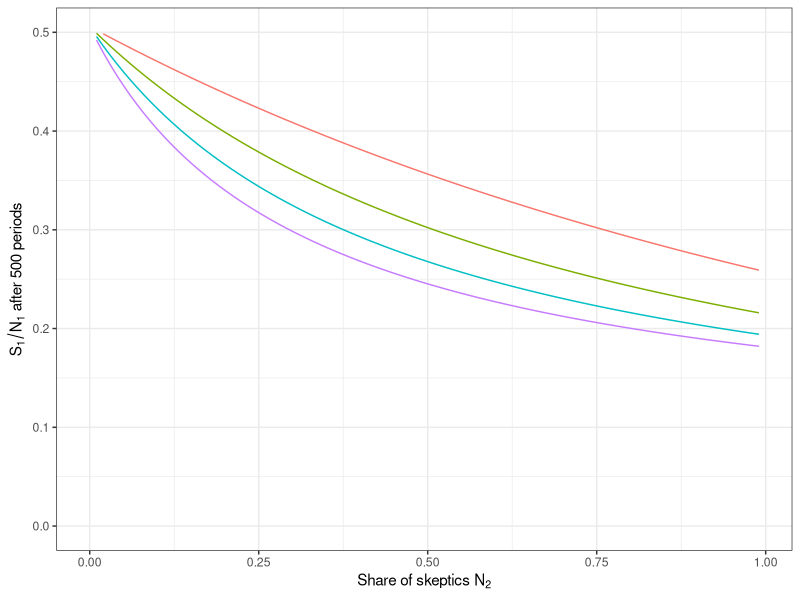
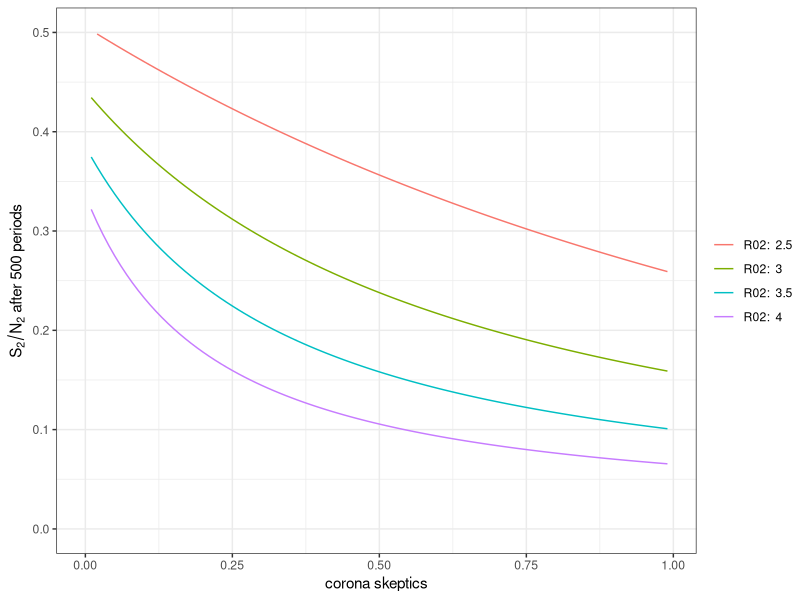

The R script that drew these images, in order:

library(here)
library(deSolve)
library(ggplot2)
library(sqldf)
setwd(here())

#Assumption: type 1 has a lower R0 than type 2!
#omega: share of contacts which are homophilic
sir <- function(time, state, parameters) {
  
  with(as.list(c(state, parameters)), {
    
    p1 = (1 - omega) * a1 * N1 / ((1 - omega) * a1 * N1 + (1 - omega) * a2 * N2)
    p2 = (1 - omega) * a2 * N2 / ((1 - omega) * a1 * N1 + (1 - omega) * a2 * N2)
    p11 <- omega + (1 - omega) * p1
    p12 <- (1 - omega) * p2
    p21 <- (1 - omega) * p1
    p22 <- omega + (1 - omega) * p2
    mu1 <- pi_x / alpha1
    mu2 <- pi_x / alpha2
    dS1 <- - (p11 * a1 * S1 * I1 / N1 + p12 * a1 * S1 * I2 / N2) #- S1 * (beta1 / N1 * (omega + (1 - omega) * beta1 / (beta1 + beta2) ) * I1 + beta2 / N2 * (1 - omega) * beta2 / (beta1 + beta2) * I2 )
    dS2 <- - (p21 * a2 * S2 * I1 / N1 + p22 * a2 * S2 * I2 / N2) #- S2 * (beta2 / N2 * (omega + (1 - omega) * beta2 / (beta1 + beta2) ) * I2 + beta1 / N1 * (1 - omega) * beta1 / (beta1 + beta2) * I1 )
    dI1 <-  (p11 * a1 * S1 * I1 / N1 + p12 * a1 * S1 * I2 / N2) * ( 1 - alpha1) - gamma * I1
    dI2 <- (p21 * a2 * S2 * I1 / N1 + p22 * a2 * S2 * I2 / N2) * ( 1 - alpha2) - gamma * I2
    dQ1 <-  (p11 * a1 * S1 * I1 / N1 + p12 * a1 * S1 * I2 / N2) * alpha1 - gamma * Q1
    dQ2 <-  (p21 * a2 * S2 * I1 / N1 + p22 * a2 * S2 * I2 / N2)  * alpha2 - gamma * Q2
    dR <-                 gamma * (I1 + I2) + gamma * (1 - mu1) * Q1 + gamma * (1 - mu2) * Q2
    dD <-                 gamma * mu1 * Q1 + gamma * mu2 * Q2
    drep <- (p11 * a1 * S1 * I1 / N1 + p12 * a1 * S1 * I2 / N2) * alpha1 + (p21 * a2 * S2 * I1 / N1 + p22 * a2 * S2 * I2 / N2)  * alpha2
    dN1 <- 0#-(beta1 / N1 * S1 * I1 * omega  + beta2  / N2 * S1 * I2 * ( 1 - omega) ) * alpha1 + gamma * mu1 * Q1#- (beta1 / N1 * S1 * I1 * omega  + beta2  / N1 * S1 * I2 * ( 1 - omega) ) * alpha1  + gamma * (I1 + I2) + gamma * (1 - mu1) * Q1 
    dN2 <- 0#- (beta1 / N1 * S2 * I1 * ( 1 - omega )  + beta2  / N2 * S2 * I2 * omega  ) * alpha2 + gamma * mu2 * Q2#- (beta1 / N2 * S2 * I1 * ( 1 - omega )  + beta2  / N2 * S2 * I2 * omega  )  * alpha2  + gamma * (I1 + I2) + gamma * (1 - mu2) * Q2
    return(list(c(dS1, dS2, dI1, dI2, dQ1, dQ2, dR, dD, drep, dN1, dN2)))
  })
}

i <- 0.00
R0TypeI <- 2.5
HomophilicMixing_current <- data.frame()
  deltaR0 <- 0
  #while (deltaR0 < 3)
  while (deltaR0 < 2)
  {
    h <- 0.0
    while (h < 1)
      {
        i <- 0
        while (i < 1)
        {
          times      <- seq(0, 500, by = 1)
          init       <- c(S1 = (1-i)-0.001*(1-i), S2 =(i)-0.001*i , I1 = 0.001*(1-i), I2 = 0.001*i, Q1 = 0.0, Q2 = 0.0, R = 0.0, D = 0.0, rep = 0.0, N1 = (1-i), N2 = i)
          parameters <- c(a1 = R0TypeI / 7, a2 = (R0TypeI + deltaR0) / 7, omega = h, gamma = 1 / 7, alpha1 = 0.45, alpha2 = 0.27, pi_x = 0.0079)
          ## Solve using ode (General Solver for Ordinary Differential Equations)
          out <- ode(y = init, times = times, func = sir, parms = parameters)
          ## change to data frame
          out <- as.data.frame(out)
          out$group <- "R02 = 1.5"
          
          HomophilicMixing_fly <- data.frame(homophily = c(h), group2 = c(i), r01= c(R0TypeI), r02= c(R0TypeI + deltaR0), rep = c(out[out$time == 500, ]$rep), D = c(out[out$time == 500, ]$D), S1 = c(out[out$time == 500, ]$S1), S2 = c(out[out$time == 500, ]$S2), N1 = c(out[out$time == 500, ]$N1), N2 = c(out[out$time == 500, ]$N2)) 
          
          HomophilicMixing_current <- rbind(HomophilicMixing_current, HomophilicMixing_fly)
          
          i <- i + 0.01
        }
        h <- h + 1#0.01
      }
    deltaR0 <- deltaR0 + 0.5
  }
HomophilicMixing_current$groupsize <- paste("corona skeptics: ", round(HomophilicMixing_current$group2, digits=3))
HomophilicMixing_current$r02_group <- paste("R02: ", round(HomophilicMixing_current$r02, digits=3))

#Fig. 11 (left)
#300x300
p <- ggplot(subset(HomophilicMixing_current)) + 
  labs (x = expression("Share of skeptics N"[2]), y = expression(S[1]/N[1]~after~500~periods)) +
  geom_line(aes(x = group2, y = S1/N1, group = r02_group, col = r02_group)) +
  theme_bw() + 
  ylim(0, 0.5)+
  theme(legend.title=element_blank(), legend.box="vertical", legend.margin=margin(), legend.position="none")


print(p)

#Fig. 11 (right)
#400x300
p <- ggplot(subset(HomophilicMixing_current)) + 
  labs (x = "corona skeptics", y = expression(S[2]/N[2]~after~500~periods)) +
  geom_line(aes(x = group2, y = S2/N2, group = r02_group, col = r02_group)) +
  theme_bw() + 
  ylim(0, 0.5) +
  theme(legend.title=element_blank(), legend.box="vertical", legend.margin=margin(), legend.position="right")

print(p)
